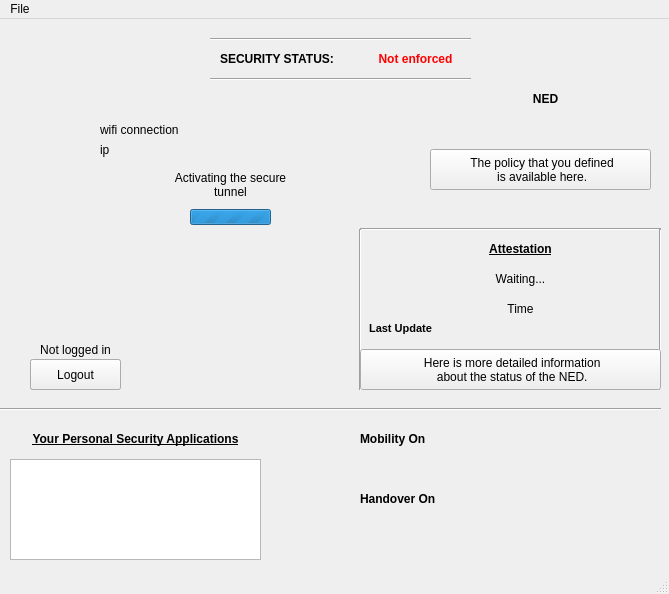
<?xml version="1.0" encoding="UTF-8"?>
<ui version="4.0">
 <class>GUI</class>
 <widget class="QMainWindow" name="GUI">
  <property name="enabled">
   <bool>true</bool>
  </property>
  <property name="geometry">
   <rect>
    <x>0</x>
    <y>0</y>
    <width>669</width>
    <height>594</height>
   </rect>
  </property>
  <property name="sizePolicy">
   <sizepolicy hsizetype="Fixed" vsizetype="Fixed">
    <horstretch>0</horstretch>
    <verstretch>0</verstretch>
   </sizepolicy>
  </property>
  <property name="maximumSize">
   <size>
    <width>800</width>
    <height>600</height>
   </size>
  </property>
  <property name="cursor">
   <cursorShape>ArrowCursor</cursorShape>
  </property>
  <property name="windowTitle">
   <string>SECURED APP</string>
  </property>
  <property name="windowIcon">
   <iconset>
    <normaloff>images/SECURED_logo.png</normaloff>images/SECURED_logo.png</iconset>
  </property>
  <property name="styleSheet">
   <string notr="true">#GUI{
background-color: red;
border-image: url(:green.png);
background: none;
border: none;
background-repeat: none;
}</string>
  </property>
  <property name="animated">
   <bool>true</bool>
  </property>
  <property name="tabShape">
   <enum>QTabWidget::Rounded</enum>
  </property>
  <widget class="QWidget" name="centralwidget">
   <widget class="QLabel" name="logo">
    <property name="geometry">
     <rect>
      <x>570</x>
      <y>430</y>
      <width>81</width>
      <height>71</height>
     </rect>
    </property>
    <property name="text">
     <string/>
    </property>
    <property name="pixmap">
     <pixmap>images/SECURED_logo.png</pixmap>
    </property>
    <property name="scaledContents">
     <bool>true</bool>
    </property>
   </widget>
   <widget class="QListWidget" name="listWidget">
    <property name="geometry">
     <rect>
      <x>10</x>
      <y>440</y>
      <width>251</width>
      <height>101</height>
     </rect>
    </property>
    <property name="statusTip">
     <string>Your running Personal Security Applications.</string>
    </property>
   </widget>
   <widget class="QLabel" name="m_showConnName">
    <property name="geometry">
     <rect>
      <x>700</x>
      <y>410</y>
      <width>91</width>
      <height>21</height>
     </rect>
    </property>
    <property name="text">
     <string/>
    </property>
   </widget>
   <widget class="QLabel" name="m_showConnType">
    <property name="geometry">
     <rect>
      <x>700</x>
      <y>440</y>
      <width>91</width>
      <height>21</height>
     </rect>
    </property>
    <property name="text">
     <string/>
    </property>
   </widget>
   <widget class="QLabel" name="m_showConnIP">
    <property name="geometry">
     <rect>
      <x>670</x>
      <y>470</y>
      <width>121</width>
      <height>51</height>
     </rect>
    </property>
    <property name="text">
     <string/>
    </property>
   </widget>
   <widget class="QLabel" name="userIcon">
    <property name="geometry">
     <rect>
      <x>50</x>
      <y>260</y>
      <width>51</width>
      <height>51</height>
     </rect>
    </property>
    <property name="text">
     <string/>
    </property>
    <property name="pixmap">
     <pixmap>images/user_off.png</pixmap>
    </property>
    <property name="scaledContents">
     <bool>true</bool>
    </property>
   </widget>
   <widget class="QLabel" name="logo_3">
    <property name="geometry">
     <rect>
      <x>480</x>
      <y>70</y>
      <width>51</width>
      <height>51</height>
     </rect>
    </property>
    <property name="text">
     <string/>
    </property>
    <property name="pixmap">
     <pixmap>images/server_icon.png</pixmap>
    </property>
    <property name="scaledContents">
     <bool>true</bool>
    </property>
   </widget>
   <widget class="QLabel" name="schema_tunnel">
    <property name="geometry">
     <rect>
      <x>100</x>
      <y>70</y>
      <width>371</width>
      <height>251</height>
     </rect>
    </property>
    <property name="text">
     <string/>
    </property>
    <property name="pixmap">
     <pixmap>images/secured_tunnel_sec_off.png</pixmap>
    </property>
    <property name="scaledContents">
     <bool>true</bool>
    </property>
   </widget>
   <widget class="QLabel" name="logo_5">
    <property name="geometry">
     <rect>
      <x>50</x>
      <y>100</y>
      <width>41</width>
      <height>41</height>
     </rect>
    </property>
    <property name="text">
     <string/>
    </property>
    <property name="pixmap">
     <pixmap>images/wifi_icon.png</pixmap>
    </property>
    <property name="scaledContents">
     <bool>true</bool>
    </property>
   </widget>
   <widget class="QLabel" name="wifiName">
    <property name="geometry">
     <rect>
      <x>100</x>
      <y>100</y>
      <width>141</width>
      <height>21</height>
     </rect>
    </property>
    <property name="text">
     <string>wifi connection</string>
    </property>
   </widget>
   <widget class="QLabel" name="wifiIP">
    <property name="geometry">
     <rect>
      <x>100</x>
      <y>120</y>
      <width>141</width>
      <height>21</height>
     </rect>
    </property>
    <property name="text">
     <string>ip</string>
    </property>
   </widget>
   <widget class="QLabel" name="m_showConnName_3">
    <property name="geometry">
     <rect>
      <x>530</x>
      <y>70</y>
      <width>31</width>
      <height>21</height>
     </rect>
    </property>
    <property name="text">
     <string>&lt;b&gt;NED&lt;/b&gt;</string>
    </property>
    <property name="textFormat">
     <enum>Qt::AutoText</enum>
    </property>
    <property name="alignment">
     <set>Qt::AlignCenter</set>
    </property>
   </widget>
   <widget class="QLabel" name="loginlabel">
    <property name="geometry">
     <rect>
      <x>20</x>
      <y>320</y>
      <width>111</width>
      <height>21</height>
     </rect>
    </property>
    <property name="text">
     <string>Not logged in</string>
    </property>
    <property name="alignment">
     <set>Qt::AlignCenter</set>
    </property>
   </widget>
   <widget class="QLabel" name="mobilityStatusLabel">
    <property name="geometry">
     <rect>
      <x>360</x>
      <y>410</y>
      <width>121</width>
      <height>21</height>
     </rect>
    </property>
    <property name="text">
     <string>&lt;html&gt;&lt;head/&gt;&lt;body&gt;&lt;p&gt;&lt;span style=&quot; font-weight:600;&quot;&gt;Mobility On&lt;/span&gt;&lt;/p&gt;&lt;/body&gt;&lt;/html&gt;</string>
    </property>
    <property name="alignment">
     <set>Qt::AlignLeading|Qt::AlignLeft|Qt::AlignVCenter</set>
    </property>
   </widget>
   <widget class="QLabel" name="handoverStatusLabel">
    <property name="geometry">
     <rect>
      <x>360</x>
      <y>470</y>
      <width>121</width>
      <height>21</height>
     </rect>
    </property>
    <property name="text">
     <string>&lt;b&gt;Handover On&lt;/b&gt;</string>
    </property>
    <property name="alignment">
     <set>Qt::AlignLeading|Qt::AlignLeft|Qt::AlignVCenter</set>
    </property>
   </widget>
   <widget class="QLabel" name="connectingTunnelLabel">
    <property name="geometry">
     <rect>
      <x>170</x>
      <y>140</y>
      <width>121</width>
      <height>51</height>
     </rect>
    </property>
    <property name="text">
     <string>Activating the secure tunnel</string>
    </property>
    <property name="alignment">
     <set>Qt::AlignCenter</set>
    </property>
    <property name="wordWrap">
     <bool>true</bool>
    </property>
   </widget>
   <widget class="QLabel" name="label">
    <property name="geometry">
     <rect>
      <x>540</x>
      <y>300</y>
      <width>66</width>
      <height>17</height>
     </rect>
    </property>
    <property name="styleSheet">
     <string notr="true">.onoffswitch {
    position: relative; width: 70px;
    -webkit-user-select:none; -moz-user-select:none; -ms-user-select: none;
}
.onoffswitch-checkbox {
    display: none;
}
.onoffswitch-label {
    display: block; overflow: hidden; cursor: pointer;
    border: 2px solid #292929; border-radius: 15px;
}
.onoffswitch-inner {
    display: block; width: 200%; margin-left: -100%;
    transition: margin 0.3s ease-in 0s;
}
.onoffswitch-inner:before, .onoffswitch-inner:after {
    display: block; float: left; width: 50%; height: 25px; padding: 0; line-height: 25px;
    font-size: 14px; color: white; font-family: Trebuchet, Arial, sans-serif; font-weight: bold;
    box-sizing: border-box;
}
.onoffswitch-inner:before {
    content: &quot;ON&quot;;
    padding-left: 10px;
    background-color: #28DE6B; color: #FFFFFF;
}
.onoffswitch-inner:after {
    content: &quot;OFF&quot;;
    padding-right: 10px;
    background-color: #DE1309; color: #FFFFFF;
    text-align: right;
}
.onoffswitch-switch {
    display: block; width: 17px; margin: 4px;
    background: #FFFFFF;
    position: absolute; top: 0; bottom: 0;
    right: 41px;
    border: 2px solid #292929; border-radius: 15px;
    transition: all 0.3s ease-in 0s; 
}
.onoffswitch-checkbox:checked + .onoffswitch-label .onoffswitch-inner {
    margin-left: 0;
}
.onoffswitch-checkbox:checked + .onoffswitch-label .onoffswitch-switch {
    right: 0px; 
}</string>
    </property>
    <property name="text">
     <string>&lt;div class=&quot;onoffswitch&quot;&gt;
    &lt;input type=&quot;checkbox&quot; name=&quot;onoffswitch&quot; class=&quot;onoffswitch-checkbox&quot; id=&quot;myonoffswitch&quot; checked&gt;
    &lt;label class=&quot;onoffswitch-label&quot; for=&quot;myonoffswitch&quot;&gt;
        &lt;span class=&quot;onoffswitch-inner&quot;&gt;&lt;/span&gt;
        &lt;span class=&quot;onoffswitch-switch&quot;&gt;&lt;/span&gt;
    &lt;/label&gt;&lt;/div&gt;</string>
    </property>
   </widget>
   <widget class="QProgressBar" name="progressBar">
    <property name="enabled">
     <bool>true</bool>
    </property>
    <property name="geometry">
     <rect>
      <x>190</x>
      <y>190</y>
      <width>81</width>
      <height>16</height>
     </rect>
    </property>
    <property name="maximum">
     <number>0</number>
    </property>
    <property name="value">
     <number>-1</number>
    </property>
    <property name="textVisible">
     <bool>false</bool>
    </property>
    <property name="format">
     <string>%p%</string>
    </property>
   </widget>
   <widget class="Line" name="line_2">
    <property name="geometry">
     <rect>
      <x>0</x>
      <y>380</y>
      <width>661</width>
      <height>20</height>
     </rect>
    </property>
    <property name="orientation">
     <enum>Qt::Horizontal</enum>
    </property>
   </widget>
   <widget class="QLabel" name="trustedNedIcon">
    <property name="geometry">
     <rect>
      <x>390</x>
      <y>250</y>
      <width>21</width>
      <height>21</height>
     </rect>
    </property>
    <property name="text">
     <string/>
    </property>
    <property name="pixmap">
     <pixmap>images/secure_ned_icon.png</pixmap>
    </property>
    <property name="scaledContents">
     <bool>true</bool>
    </property>
   </widget>
   <widget class="QLabel" name="noTrustedNedIcon">
    <property name="geometry">
     <rect>
      <x>390</x>
      <y>250</y>
      <width>21</width>
      <height>21</height>
     </rect>
    </property>
    <property name="text">
     <string/>
    </property>
    <property name="pixmap">
     <pixmap>images/insecure_ned_icon.png</pixmap>
    </property>
    <property name="scaledContents">
     <bool>true</bool>
    </property>
   </widget>
   <widget class="QLabel" name="lastUpdateLabel">
    <property name="geometry">
     <rect>
      <x>360</x>
      <y>300</y>
      <width>81</width>
      <height>20</height>
     </rect>
    </property>
    <property name="text">
     <string>&lt;html&gt;&lt;head/&gt;&lt;body&gt;&lt;p&gt;&lt;span style=&quot; font-size:8pt; font-weight:600; color:#000000;&quot;&gt;Last Update&lt;/span&gt;&lt;/p&gt;&lt;/body&gt;&lt;/html&gt;</string>
    </property>
    <property name="textFormat">
     <enum>Qt::AutoText</enum>
    </property>
    <property name="alignment">
     <set>Qt::AlignCenter</set>
    </property>
    <property name="wordWrap">
     <bool>true</bool>
    </property>
   </widget>
   <widget class="QLabel" name="timeIcon">
    <property name="geometry">
     <rect>
      <x>390</x>
      <y>280</y>
      <width>21</width>
      <height>21</height>
     </rect>
    </property>
    <property name="text">
     <string/>
    </property>
    <property name="pixmap">
     <pixmap>images/clock.png</pixmap>
    </property>
    <property name="scaledContents">
     <bool>true</bool>
    </property>
   </widget>
   <widget class="QLabel" name="attestationTime">
    <property name="geometry">
     <rect>
      <x>420</x>
      <y>280</y>
      <width>201</width>
      <height>20</height>
     </rect>
    </property>
    <property name="text">
     <string>Time</string>
    </property>
    <property name="alignment">
     <set>Qt::AlignCenter</set>
    </property>
   </widget>
   <widget class="QLabel" name="attestationTitle">
    <property name="geometry">
     <rect>
      <x>420</x>
      <y>220</y>
      <width>201</width>
      <height>20</height>
     </rect>
    </property>
    <property name="text">
     <string>&lt;html&gt;&lt;head/&gt;&lt;body&gt;&lt;p&gt;&lt;span style=&quot; font-weight:600; text-decoration: underline;&quot;&gt;Attestation&lt;/span&gt;&lt;/p&gt;&lt;/body&gt;&lt;/html&gt;</string>
    </property>
    <property name="alignment">
     <set>Qt::AlignCenter</set>
    </property>
   </widget>
   <widget class="QLabel" name="attestationStatus">
    <property name="geometry">
     <rect>
      <x>420</x>
      <y>250</y>
      <width>201</width>
      <height>20</height>
     </rect>
    </property>
    <property name="text">
     <string>Waiting...</string>
    </property>
    <property name="alignment">
     <set>Qt::AlignCenter</set>
    </property>
   </widget>
   <widget class="Line" name="line_3">
    <property name="geometry">
     <rect>
      <x>360</x>
      <y>200</y>
      <width>301</width>
      <height>20</height>
     </rect>
    </property>
    <property name="orientation">
     <enum>Qt::Horizontal</enum>
    </property>
   </widget>
   <widget class="Line" name="line_4">
    <property name="geometry">
     <rect>
      <x>360</x>
      <y>360</y>
      <width>301</width>
      <height>20</height>
     </rect>
    </property>
    <property name="orientation">
     <enum>Qt::Horizontal</enum>
    </property>
   </widget>
   <widget class="Line" name="line_6">
    <property name="geometry">
     <rect>
      <x>350</x>
      <y>210</y>
      <width>21</width>
      <height>161</height>
     </rect>
    </property>
    <property name="orientation">
     <enum>Qt::Vertical</enum>
    </property>
   </widget>
   <widget class="Line" name="line_7">
    <property name="geometry">
     <rect>
      <x>650</x>
      <y>210</y>
      <width>21</width>
      <height>161</height>
     </rect>
    </property>
    <property name="orientation">
     <enum>Qt::Vertical</enum>
    </property>
   </widget>
   <widget class="QPushButton" name="stopMobilityButton">
    <property name="geometry">
     <rect>
      <x>420</x>
      <y>430</y>
      <width>51</width>
      <height>31</height>
     </rect>
    </property>
    <property name="cursor">
     <cursorShape>PointingHandCursor</cursorShape>
    </property>
    <property name="styleSheet">
     <string notr="true">#stopMobilityButton {
background-color: transparent;
border-image: url(:stop.png);
background: none;
border: none;
background-repeat: none;
}
#stopMobilityButton:pressed
{
border-image: url(:stop2.png);
}</string>
    </property>
    <property name="text">
     <string/>
    </property>
    <property name="icon">
     <iconset>
      <normaloff>images/stop.png</normaloff>images/stop.png</iconset>
    </property>
    <property name="iconSize">
     <size>
      <width>40</width>
      <height>40</height>
     </size>
    </property>
    <property name="autoRepeatDelay">
     <number>300</number>
    </property>
   </widget>
   <widget class="QPushButton" name="stopHandoverButton">
    <property name="geometry">
     <rect>
      <x>420</x>
      <y>490</y>
      <width>51</width>
      <height>31</height>
     </rect>
    </property>
    <property name="cursor">
     <cursorShape>PointingHandCursor</cursorShape>
    </property>
    <property name="styleSheet">
     <string notr="true">#stopHandoverButton {
background-color: transparent;
border-image: url(:stop.png);
background: none;
border: none;
background-repeat: none;
}
#stopHandoverButton:pressed
{
border-image: url(:stop2.png);
}</string>
    </property>
    <property name="text">
     <string/>
    </property>
    <property name="icon">
     <iconset>
      <normaloff>images/stop.png</normaloff>images/stop.png</iconset>
    </property>
    <property name="iconSize">
     <size>
      <width>40</width>
      <height>40</height>
     </size>
    </property>
    <property name="autoRepeatDelay">
     <number>300</number>
    </property>
   </widget>
   <widget class="QPushButton" name="startMobilityButton">
    <property name="geometry">
     <rect>
      <x>420</x>
      <y>430</y>
      <width>51</width>
      <height>31</height>
     </rect>
    </property>
    <property name="cursor">
     <cursorShape>PointingHandCursor</cursorShape>
    </property>
    <property name="styleSheet">
     <string notr="true">#startMobilityButton {
background-color: transparent;
border-image: url(:start.png);
background: none;
border: none;
background-repeat: none;
}
#startMobilityButton:pressed
{
border-image: url(:start2.png);
}</string>
    </property>
    <property name="text">
     <string/>
    </property>
    <property name="icon">
     <iconset>
      <normaloff>images/start.png</normaloff>images/start.png</iconset>
    </property>
    <property name="iconSize">
     <size>
      <width>45</width>
      <height>40</height>
     </size>
    </property>
    <property name="autoRepeatDelay">
     <number>300</number>
    </property>
   </widget>
   <widget class="QPushButton" name="startHandoverButton">
    <property name="geometry">
     <rect>
      <x>420</x>
      <y>490</y>
      <width>51</width>
      <height>31</height>
     </rect>
    </property>
    <property name="cursor">
     <cursorShape>PointingHandCursor</cursorShape>
    </property>
    <property name="styleSheet">
     <string notr="true">#startHandoverButton {
background-color: transparent;
border-image: url(:start.png);
background: none;
border: none;
background-repeat: none;
}
#startHandoverButton:pressed
{
border-image: url(:start2.png);
}</string>
    </property>
    <property name="text">
     <string/>
    </property>
    <property name="icon">
     <iconset>
      <normaloff>images/start.png</normaloff>images/start.png</iconset>
    </property>
    <property name="iconSize">
     <size>
      <width>45</width>
      <height>40</height>
     </size>
    </property>
    <property name="autoRepeatDelay">
     <number>300</number>
    </property>
   </widget>
   <widget class="QLabel" name="mobilityStatusOn">
    <property name="geometry">
     <rect>
      <x>330</x>
      <y>410</y>
      <width>21</width>
      <height>21</height>
     </rect>
    </property>
    <property name="styleSheet">
     <string notr="true">#mobilityStatusOn {
background-color: transparent;
border-image: url(:green.png);
background: none;
border: none;
background-repeat: none;
}
</string>
    </property>
    <property name="text">
     <string/>
    </property>
    <property name="pixmap">
     <pixmap>images/green.png</pixmap>
    </property>
    <property name="scaledContents">
     <bool>true</bool>
    </property>
   </widget>
   <widget class="QLabel" name="mobilityStatusOff">
    <property name="geometry">
     <rect>
      <x>330</x>
      <y>410</y>
      <width>21</width>
      <height>21</height>
     </rect>
    </property>
    <property name="styleSheet">
     <string notr="true">#mobilityStatusOff {
background-color: transparent;
border-image: url(:green.png);
background: none;
border: none;
background-repeat: none;
}
</string>
    </property>
    <property name="text">
     <string/>
    </property>
    <property name="pixmap">
     <pixmap>images/red.png</pixmap>
    </property>
    <property name="scaledContents">
     <bool>true</bool>
    </property>
   </widget>
   <widget class="QLabel" name="handoverStatusOff">
    <property name="geometry">
     <rect>
      <x>330</x>
      <y>470</y>
      <width>21</width>
      <height>21</height>
     </rect>
    </property>
    <property name="styleSheet">
     <string notr="true">#handoverStatusOff {
background-color: transparent;
border-image: url(:green.png);
background: none;
border: none;
background-repeat: none;
}
</string>
    </property>
    <property name="text">
     <string/>
    </property>
    <property name="pixmap">
     <pixmap>images/red.png</pixmap>
    </property>
    <property name="scaledContents">
     <bool>true</bool>
    </property>
   </widget>
   <widget class="QLabel" name="handoverStatusOn">
    <property name="geometry">
     <rect>
      <x>330</x>
      <y>470</y>
      <width>21</width>
      <height>21</height>
     </rect>
    </property>
    <property name="styleSheet">
     <string notr="true">#handoverStatusOn {
background-color: transparent;
border-image: url(:green.png);
background: none;
border: none;
background-repeat: none;
}
</string>
    </property>
    <property name="text">
     <string/>
    </property>
    <property name="pixmap">
     <pixmap>images/green.png</pixmap>
    </property>
    <property name="scaledContents">
     <bool>true</bool>
    </property>
   </widget>
   <widget class="QToolButton" name="nedStatusButton">
    <property name="geometry">
     <rect>
      <x>360</x>
      <y>330</y>
      <width>301</width>
      <height>41</height>
     </rect>
    </property>
    <property name="cursor">
     <cursorShape>PointingHandCursor</cursorShape>
    </property>
    <property name="toolTip">
     <string> Here is more detailed information
 about the status of the NED.</string>
    </property>
    <property name="text">
     <string> Here is more detailed information
 about the status of the NED.</string>
    </property>
    <property name="icon">
     <iconset>
      <normaloff>images/information_icon.png</normaloff>images/information_icon.png</iconset>
    </property>
    <property name="checkable">
     <bool>false</bool>
    </property>
    <property name="toolButtonStyle">
     <enum>Qt::ToolButtonTextBesideIcon</enum>
    </property>
   </widget>
   <widget class="QPushButton" name="loginButton">
    <property name="geometry">
     <rect>
      <x>30</x>
      <y>340</y>
      <width>91</width>
      <height>31</height>
     </rect>
    </property>
    <property name="cursor">
     <cursorShape>PointingHandCursor</cursorShape>
    </property>
    <property name="toolTip">
     <string>Login</string>
    </property>
    <property name="styleSheet">
     <string notr="true">#startHandoverButton {
background-color: transparent;
border-image: url(:start.png);
background: none;
border: none;
background-repeat: none;
}
#startHandoverButton:pressed
{
border-image: url(:start2.png);
}</string>
    </property>
    <property name="text">
     <string>Login</string>
    </property>
    <property name="icon">
     <iconset>
      <normaloff>images/information_icon.png</normaloff>images/information_icon.png</iconset>
    </property>
    <property name="autoRepeatDelay">
     <number>300</number>
    </property>
   </widget>
   <widget class="QPushButton" name="logoutButton">
    <property name="geometry">
     <rect>
      <x>30</x>
      <y>340</y>
      <width>91</width>
      <height>31</height>
     </rect>
    </property>
    <property name="cursor">
     <cursorShape>PointingHandCursor</cursorShape>
    </property>
    <property name="toolTip">
     <string>Logout</string>
    </property>
    <property name="styleSheet">
     <string notr="true">#startHandoverButton {
background-color: transparent;
border-image: url(:start.png);
background: none;
border: none;
background-repeat: none;
}
#startHandoverButton:pressed
{
border-image: url(:start2.png);
}</string>
    </property>
    <property name="text">
     <string>Logout</string>
    </property>
    <property name="icon">
     <iconset>
      <normaloff>images/information_icon.png</normaloff>images/information_icon.png</iconset>
    </property>
    <property name="autoRepeatDelay">
     <number>300</number>
    </property>
   </widget>
   <widget class="QToolButton" name="policyButton">
    <property name="geometry">
     <rect>
      <x>430</x>
      <y>130</y>
      <width>221</width>
      <height>41</height>
     </rect>
    </property>
    <property name="cursor">
     <cursorShape>PointingHandCursor</cursorShape>
    </property>
    <property name="toolTip">
     <string> The policy that you defined
 is available here.</string>
    </property>
    <property name="text">
     <string> The policy that you defined
 is available here.</string>
    </property>
    <property name="icon">
     <iconset>
      <normaloff>images/information_icon.png</normaloff>images/information_icon.png</iconset>
    </property>
    <property name="checkable">
     <bool>false</bool>
    </property>
    <property name="toolButtonStyle">
     <enum>Qt::ToolButtonTextBesideIcon</enum>
    </property>
   </widget>
   <widget class="QLabel" name="psaTitle">
    <property name="geometry">
     <rect>
      <x>10</x>
      <y>410</y>
      <width>251</width>
      <height>20</height>
     </rect>
    </property>
    <property name="text">
     <string>&lt;html&gt;&lt;head/&gt;&lt;body&gt;&lt;p&gt;&lt;span style=&quot; font-weight:600; text-decoration: underline;&quot;&gt;Your Personal Security Applications&lt;/span&gt;&lt;/p&gt;&lt;/body&gt;&lt;/html&gt;</string>
    </property>
    <property name="alignment">
     <set>Qt::AlignCenter</set>
    </property>
   </widget>
   <widget class="QLabel" name="label_2">
    <property name="geometry">
     <rect>
      <x>220</x>
      <y>30</y>
      <width>141</width>
      <height>20</height>
     </rect>
    </property>
    <property name="text">
     <string>&lt;html&gt;&lt;head/&gt;&lt;body&gt;&lt;p&gt;&lt;span style=&quot; font-weight:600;&quot;&gt;SECURITY STATUS:&lt;/span&gt;&lt;/p&gt;&lt;/body&gt;&lt;/html&gt;</string>
    </property>
   </widget>
   <widget class="QLabel" name="statusLabel">
    <property name="geometry">
     <rect>
      <x>360</x>
      <y>30</y>
      <width>111</width>
      <height>20</height>
     </rect>
    </property>
    <property name="text">
     <string>&lt;b&gt;&lt;font color=&quot;red&quot;&gt;Not enforced&lt;/font&gt;&lt;/b&gt;</string>
    </property>
    <property name="alignment">
     <set>Qt::AlignCenter</set>
    </property>
   </widget>
   <widget class="Line" name="line_5">
    <property name="geometry">
     <rect>
      <x>210</x>
      <y>50</y>
      <width>261</width>
      <height>20</height>
     </rect>
    </property>
    <property name="orientation">
     <enum>Qt::Horizontal</enum>
    </property>
   </widget>
   <widget class="Line" name="line_8">
    <property name="geometry">
     <rect>
      <x>210</x>
      <y>10</y>
      <width>261</width>
      <height>20</height>
     </rect>
    </property>
    <property name="orientation">
     <enum>Qt::Horizontal</enum>
    </property>
   </widget>
   <zorder>handoverStatusOff</zorder>
   <zorder>handoverStatusOn</zorder>
   <zorder>mobilityStatusOff</zorder>
   <zorder>logo</zorder>
   <zorder>listWidget</zorder>
   <zorder>m_showConnName</zorder>
   <zorder>m_showConnType</zorder>
   <zorder>m_showConnIP</zorder>
   <zorder>userIcon</zorder>
   <zorder>logo_3</zorder>
   <zorder>schema_tunnel</zorder>
   <zorder>logo_5</zorder>
   <zorder>wifiName</zorder>
   <zorder>wifiIP</zorder>
   <zorder>m_showConnName_3</zorder>
   <zorder>loginlabel</zorder>
   <zorder>mobilityStatusLabel</zorder>
   <zorder>handoverStatusLabel</zorder>
   <zorder>connectingTunnelLabel</zorder>
   <zorder>label</zorder>
   <zorder>progressBar</zorder>
   <zorder>line_2</zorder>
   <zorder>trustedNedIcon</zorder>
   <zorder>noTrustedNedIcon</zorder>
   <zorder>lastUpdateLabel</zorder>
   <zorder>timeIcon</zorder>
   <zorder>attestationTime</zorder>
   <zorder>attestationTitle</zorder>
   <zorder>attestationStatus</zorder>
   <zorder>line_3</zorder>
   <zorder>line_4</zorder>
   <zorder>line_6</zorder>
   <zorder>line_7</zorder>
   <zorder>stopMobilityButton</zorder>
   <zorder>stopHandoverButton</zorder>
   <zorder>startMobilityButton</zorder>
   <zorder>startHandoverButton</zorder>
   <zorder>mobilityStatusOn</zorder>
   <zorder>nedStatusButton</zorder>
   <zorder>loginButton</zorder>
   <zorder>logoutButton</zorder>
   <zorder>policyButton</zorder>
   <zorder>psaTitle</zorder>
   <zorder>label_2</zorder>
   <zorder>statusLabel</zorder>
   <zorder>line_5</zorder>
   <zorder>line_8</zorder>
  </widget>
  <widget class="QStatusBar" name="statusbar"/>
  <widget class="QMenuBar" name="menuBar">
   <property name="geometry">
    <rect>
     <x>0</x>
     <y>0</y>
     <width>669</width>
     <height>25</height>
    </rect>
   </property>
   <widget class="QMenu" name="menuAa">
    <property name="title">
     <string>File</string>
    </property>
    <addaction name="actionLogin"/>
    <addaction name="actionLogout"/>
   </widget>
   <addaction name="menuAa"/>
  </widget>
  <action name="actionLogin">
   <property name="text">
    <string>Login</string>
   </property>
   <property name="toolTip">
    <string>Login</string>
   </property>
  </action>
  <action name="actionLogout">
   <property name="text">
    <string>Logout</string>
   </property>
   <property name="toolTip">
    <string>Logout</string>
   </property>
  </action>
 </widget>
 <resources/>
 <connections/>
</ui>
